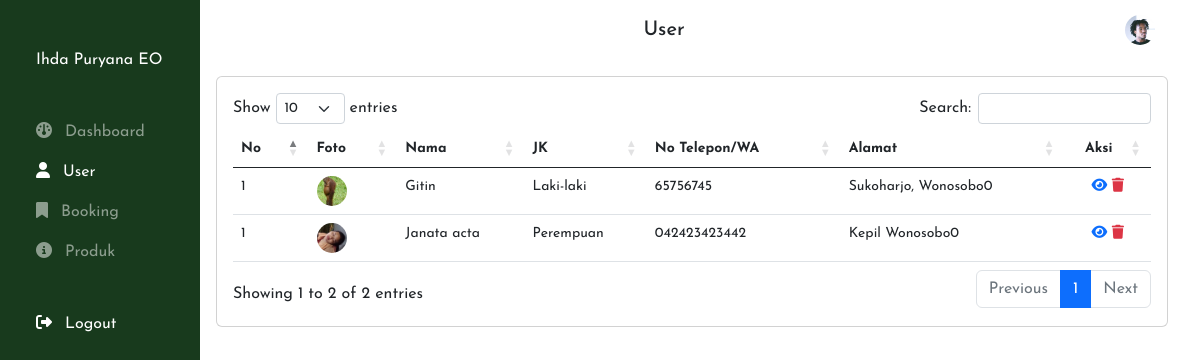
Screenshot of /superadmin/user.php (signed in) with the database file from the repository.
### tables this page shows
CREATE TABLE `user` (
  `id` int(11) NOT NULL,
  `email` varchar(50) NOT NULL,
  `password` varchar(50) NOT NULL,
  `type` varchar(50) NOT NULL,
  `nama` varchar(100) NOT NULL,
  `jenis_kelamin` varchar(50) DEFAULT NULL,
  `no_hp` varchar(20) DEFAULT NULL,
  `alamat` varchar(200) DEFAULT NULL,
  `avatar` text DEFAULT NULL
);

### superadmin/user.php (the view, shortened to what this page needs)
<?php include "header.php"?>
<div class="container">
    <div class="row">
       <div class="col-12 mb-4 pt-3">
        <div class="card">
            <div class="card-body">
                <div class="row">
                    <div class="col-12">
                    <table id="example" class="table fs-14" style="width:100%">
            <thead>
                <tr>
                    <th>No</th>
                    <th>Foto</th>
                    <th>Nama</th>
                    <th>JK</th>
                    <th>No Telepon/WA</th>
                    <th>Alamat</th>
                    <th class="text-center">Aksi</th>
                </tr>
            </thead>
            <tbody>
            <?php
                    $query="SELECT * FROM user WHERE type!='admin'";
                    $result=mysqli_query($db,$query);
                    while ($data=mysqli_fetch_array($result))
                    {
                ?>
                <tr>
                    <td>1</td>
                    <td>
                        <img src="../asset/img/avatar/<?=$data['avatar']?>" alt="" style="width:30px;height:30px;border-radius:50%">
                    </td>
                    <td><?=$data['nama']?></td>
                    <td><?=$data['jenis_kelamin']?></td>
                    <td><?=$data['no_hp']?></td>
                    <td><?=$data['alamat']?>0</td>
                    <td class="text-center">
                        <a href="userDetail.php?id=<?=$data['id']?>" class="text-primary text-decoration-none"><i class="fa-solid fa-eye"></i></a>
                        <a href="" class="text-danger text-decoration-none" data-bs-toggle="modal" data-bs-target="#deletModal<?=$data['id']?>"><i class="fa-solid fa-trash"></i></a>
                    </td>
                </tr>
                <?php } ?>
            </tbody>
        </table>
                    </div>
                </div>
            </div>
        </div>
       </div>
    </div>
</div>
<?php include "footer.php"?>

### superadmin/header.php (shortened to what this page needs)
<?php
include "../koneksi.php";
if ($_SESSION['status']!="login") {
    header("location:../loginCustomer.php?pesan=belumlogin");
} elseif($_SESSION['type']!='admin'){
header("location:../loginCustomer.php?pesan=bukanlogin");
}else{
$email = $_SESSION['email'];
 $cariuser="SELECT * FROM user WHERE email='$email'";
$cari=mysqli_query($db, $cariuser);
if(mysqli_num_rows($cari)<1){
  echo "NOt found";
}else{
  $user=mysqli_fetch_array($cari);
}
}
?>
<!doctype html>
<html lang="en">
  <head>
    <link href="https://cdn.jsdelivr.net/npm/bootstrap@5.0.2/dist/css/bootstrap.min.css" rel="stylesheet">
    <link rel="stylesheet" href="../asset/css/admin.css">
    <link rel="stylesheet" href="https://cdnjs.cloudflare.com/ajax/libs/font-awesome/6.4.0/css/all.min.css" />
    <link rel="stylesheet" href="https://cdnjs.cloudflare.com/ajax/libs/twitter-bootstrap/5.2.0/css/bootstrap.min.css">
    <link rel="stylesheet" href="https://cdn.datatables.net/1.13.4/css/dataTables.bootstrap5.min.css">
  </head>
  <body>
  <?php
            $activePage = basename($_SERVER['PHP_SELF'], ".php");
  ?>
<div class="d-none d-lg-block">
  <div class="container-fluid">
    <div class="row">
      <div class="col-2 bg-1 bg-nav-left">
        <div class="row">
          <div class="col-12 pt-5 f-1">
            <a href="index.php" class="text-center text-white text-decoration-none ms-4 pt-4 fs-16">Ihda Puryana EO</a>
          </div>
          <div class="col-12 pt-5 f-1">
            <a href="index.php" class="my-nav-link text-decoration-none ms-4 pt-4 <?= ($activePage == 'index') ? 'my-nav-link-active':''; ?>"><i class="me-2 fa-solid fa-gauge"></i> Dashboard</a>
          </div>
          <div class="col-12 pt-3 f-1">
            <a href="user.php" class="my-nav-link text-decoration-none ms-4 pt-4 <?= ($activePage == 'user') ? 'my-nav-link-active':''; ?> <?= ($activePage == 'userDetail') ? 'my-nav-link-active':''; ?>"><i class="me-2 fa-solid fa-user"></i> User</a>
          </div>
          <div class="col-12 pt-3 f-1">
            <a href="booking.php" class="my-nav-link text-decoration-none ms-4 pt-4 <?= ($activePage == 'booking') ? 'my-nav-link-active':''; ?> <?= ($activePage == 'bookingDetail') ? 'my-nav-link-active':''; ?> "><i class="me-2 fa-solid fa-bookmark"></i> Booking</a>
          </div>
          <div class="col-12 pt-3 f-1">
            <a href="produk.php" class="my-nav-link text-decoration-none ms-4 pt-4 <?= ($activePage == 'produk') ? 'my-nav-link-active':''; ?> <?= ($activePage == 'produkCreate') ? 'my-nav-link-active':''; ?> <?= ($activePage == 'produkEdit') ? 'my-nav-link-active':''; ?>"><i class="me-2 fa-solid fa-circle-info"></i> Produk</a>
          </div>
          <div class="col-12 pt-5 f-1">
            <a href="../logout.php" class="my-nav-link my-nav-link-active text-decoration-none ms-4 pt-4"><i class="me-2 fa-solid fa-right-from-bracket"></i> Logout</a>
          </div>
        </div>
      </div>
      <div class="col-10 contents f-1">
        <div class="container">
          <div class="row">
            <div class="col-12 d-flex justify-content-between align-items-center py-2">
              <div class="">
                <h6 class="fs-20 my-auto">
                  <?= ($activePage == 'user') ? 'User':''; ?>
                </h6>
              </div>
              <div class="">
                <div class="dropdown">
                  <button class="btn text-white" type="button" id="dropdownMenuButton1" data-bs-toggle="dropdown" aria-expanded="false">
                    <img src="../asset/img/avatar/<?=$user['avatar']?>" alt="" style="width:30px;height:30px;border-radius:50%">
                  </button>
                </div>
              </div>
            </div>
          </div>
        </div>

### asset/css/admin.css (style rules this page uses)
.f-1 { font-family: 'Josefin Sans', sans-serif; }
.bg-1 { background-color: rgba(24, 58, 29, 1); }
.bg-nav-left { position: fixed; width: 15%; height: 100vh; }
.contents { width: 85%; margin-left: 16%; }
.my-nav-link { color: rgba(255, 255, 255, 0.5); font-size: 16px; }
.my-nav-link-active { color: rgba(255, 255, 255, 1); }
.fs-14 { font-size: 14px; }
.fs-16 { font-size: 16px; }
.fs-20 { font-size: 20px; }

### rows the page displays
user: avatar (picture)
user: avatar (picture), nama "Gitin", jenis_kelamin "Laki-laki", no_hp "65756745", alamat "Sukoharjo, Wonosobo"
user: avatar (picture), nama "Janata acta", jenis_kelamin "Perempuan", no_hp "042423423442", alamat "Kepil Wonosobo"
